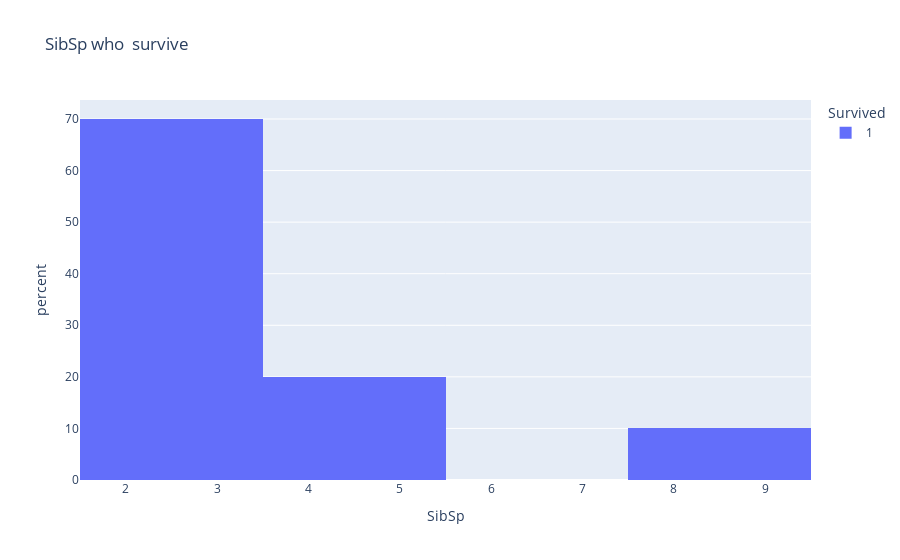

Here is the notebook cell this chart was saved with:
### Code cell
# how many sibsp  who did not survive using plot
fig = px.histogram(df.loc[(df['SibSp']>1) & (df['Survived']==1)], x="SibSp", color="Survived", histnorm='percent', 
title="SibSp who  survive")
fig.show()

### Figure 1 — Plotly figure (JSON) as saved in the notebook; plotly's stock layout.template omitted (floating-point values rounded to 4 significant figures)
{"data": [{"alignmentgroup": "True", "bingroup": "x", "histnorm": "percent", "hovertemplate": "Survived=1<br>SibSp=%{x}<br>percent=%{y}<extra></extra>", "legendgroup": "1", "marker": {"color": "#636efa", "pattern": {"shape": ""}}, "name": "1", "offsetgroup": "1", "orientation": "v", "showlegend": true, "type": "histogram", "x": [2, 3, 2, 2, 5, 8, 4, 2, 2, 2], "xaxis": "x", "yaxis": "y"}], "layout": {"barmode": "relative", "legend": {"title": {"text": "Survived"}, "tracegroupgap": 0}, "title": {"text": "SibSp who  survive"}, "xaxis": {"anchor": "y", "domain": [0, 1], "title": {"text": "SibSp"}}, "yaxis": {"anchor": "x", "domain": [0, 1], "title": {"text": "percent"}}}}
